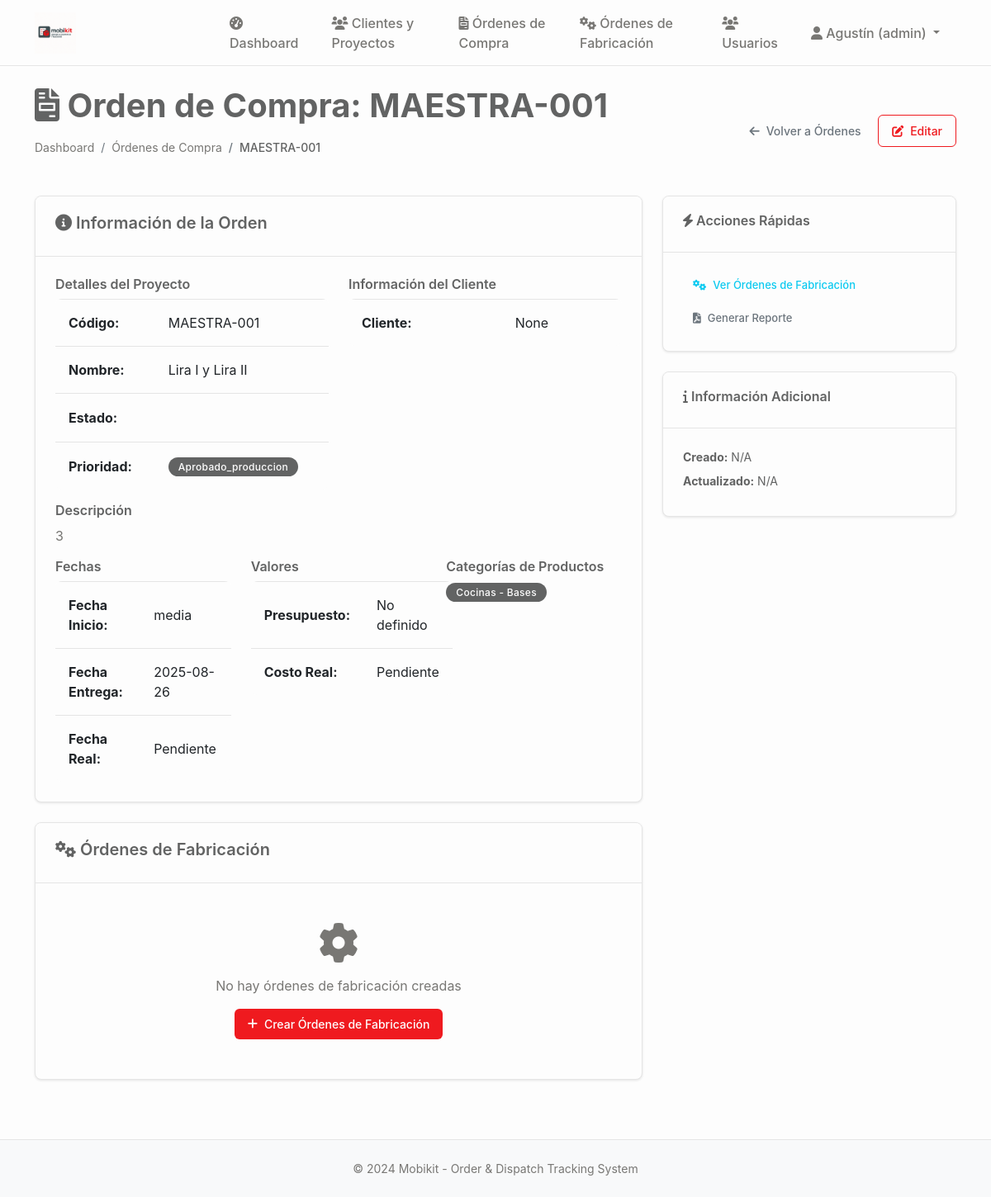
/orden_compra/5 (signed in), run on the app's committed database.
### tables this page shows
CREATE TABLE proyectos (
                id INTEGER PRIMARY KEY AUTOINCREMENT,
                codigo TEXT UNIQUE NOT NULL,
                nombre TEXT NOT NULL,
                cliente_id INTEGER NOT NULL,
                descripcion TEXT,
                estado TEXT DEFAULT 'en_desarrollo' CHECK (estado IN ('en_desarrollo', 'aprobado_produccion', 'seccionado', 'enchapado', 'mecanizado', 'produccion_completa', 'embalando', 'listo_despacho', 'entregado', 'cancelado')),
                prioridad TEXT DEFAULT 'media' CHECK (prioridad IN ('baja', 'media', 'alta', 'urgente')),
                fecha_inicio DATE,
                fecha_entrega DATE,
                fecha_entrega_real DATE,
                diseñador_id INTEGER,
                supervisor_id INTEGER,
                presupuesto DECIMAL(12,2),
                costo_real DECIMAL(12,2),
                observaciones TEXT,
                created_at TIMESTAMP DEFAULT CURRENT_TIMESTAMP,
                updated_at TIMESTAMP DEFAULT CURRENT_TIMESTAMP, adjudicacion_tipo TEXT DEFAULT "orden_compra" CHECK (adjudicacion_tipo IN ("contrato", "orden_compra")), monto_neto DECIMAL(12,2), estado_proyecto TEXT DEFAULT "pendiente_presupuesto", monto_neto_provision DECIMAL(12,2), monto_neto_instalacion DECIMAL(12,2), fecha_estimada_inicio DATE, archivado BOOLEAN DEFAULT FALSE,
                FOREIGN KEY (cliente_id) REFERENCES clientes (id),
                FOREIGN KEY (diseñador_id) REFERENCES usuarios (id),
                FOREIGN KEY (supervisor_id) REFERENCES usuarios (id)
            );

CREATE TABLE subcategorias_producto (
    id INTEGER PRIMARY KEY AUTOINCREMENT,
    categoria_id INTEGER NOT NULL,
    nombre TEXT NOT NULL,
    descripcion TEXT,
    activo BOOLEAN DEFAULT TRUE,
    created_at TIMESTAMP DEFAULT CURRENT_TIMESTAMP,
    FOREIGN KEY (categoria_id) REFERENCES categorias_producto (id),
    UNIQUE(categoria_id, nombre)
);

CREATE TABLE categorias_producto (
    id INTEGER PRIMARY KEY AUTOINCREMENT,
    nombre TEXT UNIQUE NOT NULL,
    descripcion TEXT,
    color TEXT DEFAULT '#E31E24',
    activo BOOLEAN DEFAULT TRUE,
    created_at TIMESTAMP DEFAULT CURRENT_TIMESTAMP
);

### main.py (the view)
@app.route('/orden_compra/<int:orden_id>')
@login_required
def orden_compra_detalle(orden_id):
    conn = sqlite3.connect('mobikit.db')
    cursor = conn.cursor()
    cursor.execute('''
        SELECT p.*, c.nombre as cliente_nombre, c.email as cliente_email,
               c.telefono as cliente_telefono, c.contacto_principal
        FROM proyectos p
        LEFT JOIN clientes c ON p.cliente_id = c.id
        WHERE p.id = ?
    ''', (orden_id,))
    orden = cursor.fetchone()
    if not orden:
        flash('Orden de compra no encontrada', 'error')
        return redirect(url_for('ordenes_compra'))
    cursor.execute('''
        SELECT cat.nombre, subcat.nombre
        FROM proyecto_categorias pc
        JOIN categorias_producto cat ON pc.categoria_id = cat.id
        LEFT JOIN subcategorias_producto subcat ON pc.subcategoria_id = subcat.id
        WHERE pc.proyecto_id = ?
    ''', (orden_id,))
    categorias = cursor.fetchall()
    cursor.execute('''
        SELECT name FROM sqlite_master WHERE type='table' AND name='ordenes_fabricacion'
    ''')
    if cursor.fetchone():
        cursor.execute('''
            SELECT of.id, of.codigo_orden, of.tipo_orden, of.estado, of.fecha_entrega_estimada,
                   of.cantidad_tableros, of.observaciones, of.created_at, of.updated_at,
                   '' as categoria_nombre, '' as subcategoria_nombre
            FROM ordenes_fabricacion of
            WHERE of.proyecto_id = ?
            ORDER BY of.created_at ASC
        ''', (orden_id,))
        ordenes_fabricacion = cursor.fetchall()
    else:
        ordenes_fabricacion = []
    conn.close()
    return render_template('orden_compra_detalle.html',
                           orden=orden,
                           categorias=categorias,
                           ordenes_fabricacion=ordenes_fabricacion)

### templates/orden_compra_detalle.html (shortened to what this page needs)
{% extends "base.html" %}
{% block content %}
<div class="d-flex justify-content-between align-items-center mb-4">
    <div>
        <h1><i class="fas fa-file-invoice"></i> Orden de Compra: {{ orden[1] }}</h1>
        <nav aria-label="breadcrumb">
            <ol class="breadcrumb">
                <li class="breadcrumb-item"><a href="{{ url_for('dashboard') }}">Dashboard</a></li>
                <li class="breadcrumb-item"><a href="{{ url_for('ordenes_compra') }}">Órdenes de Compra</a></li>
                <li class="breadcrumb-item active">{{ orden[1] }}</li>
            </ol>
        </nav>
    </div>
    <div>
        <a href="{{ url_for('ordenes_compra') }}" class="btn btn-outline-secondary">
            <i class="fas fa-arrow-left"></i> Volver a Órdenes
        </a>
        {% if session.user_role in ['admin', 'general'] %}
        <button class="btn btn-outline-primary" onclick="editarOrden()">
            <i class="fas fa-edit"></i> Editar
        </button>
        {% endif %}
    </div>
</div>
<div class="row">
    <div class="col-md-8">
        <div class="card mb-4">
            <div class="card-header">
                <h5><i class="fas fa-info-circle"></i> Información de la Orden</h5>
            </div>
            <div class="card-body">
                <div class="row">
                    <div class="col-md-6">
                        <h6>Detalles del Proyecto</h6>
                        <table class="table table-sm">
                            <tr>
                                <td><strong>Código:</strong></td>
                                <td>{{ orden[1] }}</td>
                            </tr>
                            <tr>
                                <td><strong>Nombre:</strong></td>
                                <td>{{ orden[2] }}</td>
                            </tr>
                            <tr>
                                <td><strong>Estado:</strong></td>
                                <td>
                                    <span class="badge bg-">
                                    </span>
                                </td>
                            </tr>
                            <tr>
                                <td><strong>Prioridad:</strong></td>
                                <td>
                                    <span class="badge bg-{% if orden[5] == 'alta' %}danger{% elif orden[5] == 'media' %}warning{% else %}info{% endif %}">
                                        {{ orden[5]|title }}
                                    </span>
                                </td>
                            </tr>
                        </table>
                    </div>
                    <div class="col-md-6">
                        <h6>Información del Cliente</h6>
                        <table class="table table-sm">
                            <tr>
                                <td><strong>Cliente:</strong></td>
                                <td>{{ orden[11] }}</td>
                            </tr>
                        </table>
                    </div>
                </div>
                {% if orden[3] %}
                <div class="mt-3">
                    <h6>Descripción</h6>
                    <p class="text-muted">{{ orden[3] }}</p>
                </div>
                {% endif %}
                <div class="row mt-3">
                    <div class="col-md-4">
                        <h6>Fechas</h6>
                        <table class="table table-sm">
                            <tr>
                                <td><strong>Fecha Inicio:</strong></td>
                                <td>{{ orden[6] if orden[6] else 'N/A' }}</td>
                            </tr>
                            <tr>
                                <td><strong>Fecha Entrega:</strong></td>
                                <td>{{ orden[7] if orden[7] else 'N/A' }}</td>
                            </tr>
                            <tr>
                                <td><strong>Fecha Real:</strong></td>
                                <td>{{ orden[8] if orden[8] else 'Pendiente' }}</td>
                            </tr>
                        </table>
                    </div>
                    <div class="col-md-4">
                        <h6>Valores</h6>
                        <table class="table table-sm">
                            <tr>
                                <td><strong>Presupuesto:</strong></td>
                                <td>
                                    {% if orden[10] %}
                                    ${{ "{:,.0f}".format(orden[10]) }}
                                    {% else %}
                                    No definido
                                    {% endif %}
                                </td>
                            </tr>
                            <tr>
                                <td><strong>Costo Real:</strong></td>
                                <td>
                                    {% if orden[11] %}
                                    ${{ "{:,.0f}".format(orden[11]) }}
                                    {% else %}
                                    Pendiente
                                    {% endif %}
                                </td>
                            </tr>
                        </table>
                    </div>
                    <div class="col-md-4">
                        <h6>Categorías de Productos</h6>
                        {% if categorias %}
                            {% for categoria in categorias %}
                            <span class="badge bg-secondary me-1 mb-1">
                                {{ categoria[0] }}{% if categoria[1] %} - {{ categoria[1] }}{% endif %}
                            </span>
                            {% endfor %}
                        {% else %}
                        <span class="text-muted">No definidas</span>
                        {% endif %}
                    </div>
                </div>
            </div>
        </div>
        <div class="card">
            <div class="card-header">
                <h5><i class="fas fa-cogs"></i> Órdenes de Fabricación</h5>
            </div>
            <div class="card-body">
                {% if ordenes_fabricacion %}
                <div class="row">
                    {% for fab in ordenes_fabricacion %}
                    <div class="col-md-6 mb-3">
                        <div class="card border-{% if fab[4] == 'en_desarrollo' %}secondary{% elif fab[4] == 'seccionado' %}warning{% elif fab[4] == 'enchapado' %}info{% elif fab[4] == 'mecanizado' %}primary{% elif fab[4] == 'produccion_completa' %}success{% endif %}">
                            <div class="card-header">
                                <div class="d-flex justify-content-between align-items-center">
                                    <h6 class="mb-0">{{ fab[2] }}</h6>
                                    <span class="badge bg-{% if fab[4] == 'en_desarrollo' %}secondary{% elif fab[4] == 'seccionado' %}warning{% elif fab[4] == 'enchapado' %}info{% elif fab[4] == 'mecanizado' %}primary{% elif fab[4] == 'produccion_completa' %}success{% endif %}">
                                        {{ fab[4]|replace('_', ' ')|title }}
                                    </span>
                                </div>
                                <small class="text-muted">{{ fab[3] }}</small>
                            </div>
                            <div class="card-body">
                                <p class="small mb-2">
                                    <strong>Categoría:</strong> {{ fab[10] }}{% if fab[11] %} - {{ fab[11] }}{% endif %}
                                </p>
                                {% set estados_progreso = ['en_desarrollo', 'aprobado_produccion', 'seccionado', 'enchapado', 'mecanizado', 'produccion_completa'] %}
                                {% set nombres_estados = ['Desarrollo', 'Aprobado', 'Seccionado', 'Enchapado', 'Mecanizado', 'Terminado'] %}
                                {% set indice_actual = estados_progreso.index(fab[4]) if fab[4] in estados_progreso else 0 %}
                                {% set porcentaje = ((indice_actual + 1) / estados_progreso|length * 100)|int %}
                                <div class="progress mb-2" style="height: 15px;">
                                    <div class="progress-bar bg-{% if porcentaje < 40 %}warning{% elif porcentaje < 80 %}info{% else %}success{% endif %}"
                                         role="progressbar" style="width: {{ porcentaje }}%"
                                         aria-valuenow="{{ porcentaje }}" aria-valuemin="0" aria-valuemax="100">
                                        {{ porcentaje }}%
                                    </div>
                                </div>
                                <div class="d-flex justify-content-between align-items-center">
                                    <small class="text-muted">
                                        {% if fab[6] %}Inicio: {{ fab[6] }}{% endif %}
                                        {% if fab[7] %}<br>Entrega: {{ fab[7] }}{% endif %}
                                    </small>
                                    <div class="btn-group">
                                        {% if session.user_role in ['admin', 'general', 'operación'] and fab[4] not in ['produccion_completa', 'entregado'] %}
                                        <button class="btn btn-xs btn-success" onclick="avanzarFabricacion({{ fab[0] }})" title="Avanzar">
                                            <i class="fas fa-arrow-right"></i>
                                        </button>
                                        {% endif %}
                                        {% if session.user_role in ['admin', 'general'] and fab[4] != 'en_desarrollo' %}
                                        <button class="btn btn-xs btn-outline-warning" onclick="retrocederFabricacion({{ fab[0] }})" title="Retroceder">
                                            <i class="fas fa-arrow-left"></i>
                                        </button>
                                        {% endif %}
                                    </div>
                                </div>
                            </div>
                        </div>
                    </div>
                    {% endfor %}
                </div>
                {% else %}
                <div class="text-center py-4">
                    <i class="fas fa-cog fa-3x text-muted mb-3"></i>
                    <p class="text-muted">No hay órdenes de fabricación creadas</p>
                    {% if session.user_role in ['admin', 'general'] %}
                    <button class="btn btn-primary" onclick="crearOrdenesFabricacion()">
                        <i class="fas fa-plus"></i> Crear Órdenes de Fabricación
                    </button>
                    {% endif %}
                </div>
                {% endif %}
            </div>
        </div>
    </div>
    <div class="col-md-4">
        <div class="card mb-4">
            <div class="card-header">
                <h6><i class="fas fa-bolt"></i> Acciones Rápidas</h6>
            </div>
            <div class="card-body">
                <a href="{{ url_for('ordenes_fabricacion') }}" class="btn btn-outline-info btn-sm w-100 mb-2">
                    <i class="fas fa-cogs"></i> Ver Órdenes de Fabricación
                </a>
                {% if session.user_role in ['admin', 'general'] %}
                <button class="btn btn-outline-secondary btn-sm w-100" onclick="generarReporte()">
                    <i class="fas fa-file-pdf"></i> Generar Reporte
                </button>
                {% endif %}
            </div>
        </div>
        <div class="card">
            <div class="card-header">
                <h6><i class="fas fa-info"></i> Información Adicional</h6>
            </div>
            <div class="card-body">
                <p class="small mb-2">
                    <strong>Creado:</strong> {{ orden[12] if orden[12] else 'N/A' }}
                </p>
                <p class="small mb-2">
                    <strong>Actualizado:</strong> {{ orden[13] if orden[13] else 'N/A' }}
                </p>
            </div>
        </div>
    </div>
</div>
{% endblock %}

### data on the page
proyectos: codigo "MAESTRA-001", nombre "Lira I y Lira II", estado "Aprobado_produccion", cliente "3", prioridad "media", fecha_inicio "2025-08-26"
subcategorias_producto: nombre "Cocinas", nombre "Bases"

### other printed values
{{ session.user_name }} "Agustín"
{{ session.user_role }} "admin"
{{ orden[11] }} "None"
{{ orden[8] if orden[8] else 'Pendiente' }} "Pendiente"
{{ orden[12] if orden[12] else 'N/A' }} "N/A"
{{ orden[13] if orden[13] else 'N/A' }} "N/A"
